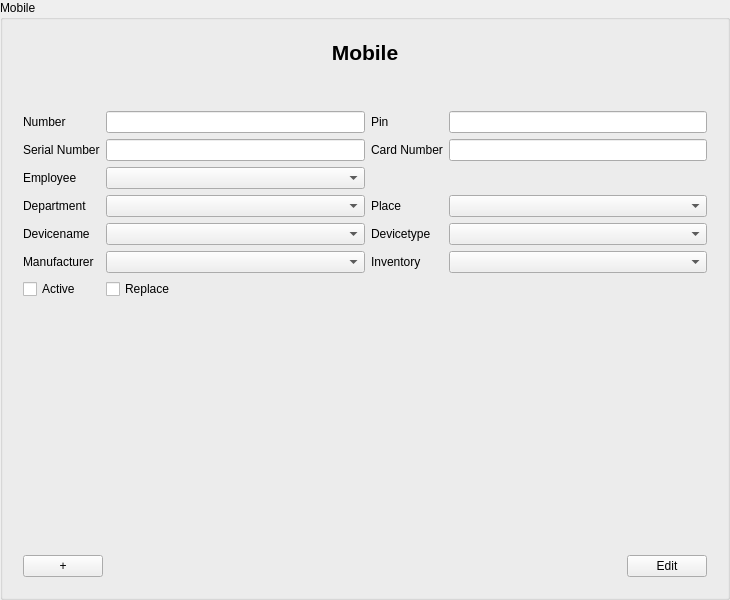
<?xml version="1.0" encoding="UTF-8"?>
<ui version="4.0">
 <class>MobileInputArea</class>
 <widget class="QGroupBox" name="MobileInputArea">
  <property name="geometry">
   <rect>
    <x>0</x>
    <y>0</y>
    <width>730</width>
    <height>600</height>
   </rect>
  </property>
  <property name="windowTitle">
   <string>Mobile</string>
  </property>
  <property name="accessibleName">
   <string>MobileInputDialog</string>
  </property>
  <property name="title">
   <string>Mobile</string>
  </property>
  <layout class="QVBoxLayout" name="verticalLayout_3">
   <item>
    <widget class="QWidget" name="formLayoutWidget" native="true">
     <layout class="QVBoxLayout" name="verticalLayout_2">
      <item>
       <layout class="QVBoxLayout" name="verticalLayout">
        <item>
         <widget class="QLabel" name="label_Header">
          <property name="font">
           <font>
            <pointsize>16</pointsize>
            <weight>75</weight>
            <bold>true</bold>
           </font>
          </property>
          <property name="text">
           <string>Mobile</string>
          </property>
          <property name="alignment">
           <set>Qt::AlignCenter</set>
          </property>
         </widget>
        </item>
       </layout>
      </item>
      <item>
       <spacer name="verticalSpacer">
        <property name="orientation">
         <enum>Qt::Vertical</enum>
        </property>
        <property name="sizeType">
         <enum>QSizePolicy::Preferred</enum>
        </property>
        <property name="sizeHint" stdset="0">
         <size>
          <width>20</width>
          <height>40</height>
         </size>
        </property>
       </spacer>
      </item>
      <item>
       <layout class="QGridLayout" name="gridLayout">
        <item row="3" column="5">
         <widget class="QComboBox" name="comboBox_Place"/>
        </item>
        <item row="4" column="0">
         <widget class="QLabel" name="label_DeviceName">
          <property name="text">
           <string>Devicename</string>
          </property>
          <property name="buddy">
           <cstring>comboBox_DeviceName</cstring>
          </property>
         </widget>
        </item>
        <item row="3" column="0">
         <widget class="QLabel" name="label_Department">
          <property name="text">
           <string>Department</string>
          </property>
          <property name="buddy">
           <cstring>comboBox_Department</cstring>
          </property>
         </widget>
        </item>
        <item row="1" column="5">
         <widget class="QLineEdit" name="lineEdit_CardNumber"/>
        </item>
        <item row="5" column="3">
         <widget class="QLabel" name="label_Inventory">
          <property name="text">
           <string>Inventory</string>
          </property>
          <property name="buddy">
           <cstring>comboBox_Inventory</cstring>
          </property>
         </widget>
        </item>
        <item row="3" column="2">
         <widget class="QComboBox" name="comboBox_Department"/>
        </item>
        <item row="2" column="0">
         <widget class="QLabel" name="label_Employee">
          <property name="text">
           <string>Employee</string>
          </property>
          <property name="buddy">
           <cstring>comboBox_Employee</cstring>
          </property>
         </widget>
        </item>
        <item row="5" column="0">
         <widget class="QLabel" name="label_Manufacturer">
          <property name="text">
           <string>Manufacturer</string>
          </property>
          <property name="buddy">
           <cstring>comboBox_Manufacturer</cstring>
          </property>
         </widget>
        </item>
        <item row="0" column="5">
         <widget class="QLineEdit" name="lineEdit_Pin">
          <property name="clearButtonEnabled">
           <bool>true</bool>
          </property>
         </widget>
        </item>
        <item row="6" column="2">
         <widget class="QCheckBox" name="checkBox_Replace">
          <property name="text">
           <string>Replace</string>
          </property>
         </widget>
        </item>
        <item row="3" column="3">
         <widget class="QLabel" name="label_Place">
          <property name="text">
           <string>Place</string>
          </property>
          <property name="buddy">
           <cstring>comboBox_Place</cstring>
          </property>
         </widget>
        </item>
        <item row="1" column="3">
         <widget class="QLabel" name="label_CardNumber">
          <property name="text">
           <string>Card Number</string>
          </property>
          <property name="buddy">
           <cstring>lineEdit_CardNumber</cstring>
          </property>
         </widget>
        </item>
        <item row="0" column="2">
         <widget class="QLineEdit" name="lineEdit_Number"/>
        </item>
        <item row="0" column="3">
         <widget class="QLabel" name="label_Pin">
          <property name="text">
           <string>Pin</string>
          </property>
          <property name="buddy">
           <cstring>lineEdit_Pin</cstring>
          </property>
         </widget>
        </item>
        <item row="4" column="3">
         <widget class="QLabel" name="label_DeviceType">
          <property name="text">
           <string>Devicetype</string>
          </property>
          <property name="buddy">
           <cstring>comboBox_DeviceType</cstring>
          </property>
         </widget>
        </item>
        <item row="4" column="5">
         <widget class="QComboBox" name="comboBox_DeviceType"/>
        </item>
        <item row="6" column="0">
         <widget class="QCheckBox" name="checkBox_Active">
          <property name="text">
           <string>Active</string>
          </property>
         </widget>
        </item>
        <item row="1" column="0">
         <widget class="QLabel" name="label_SerialNumber">
          <property name="text">
           <string>Serial Number</string>
          </property>
          <property name="buddy">
           <cstring>lineEdit_SerialNumber</cstring>
          </property>
         </widget>
        </item>
        <item row="5" column="2">
         <widget class="QComboBox" name="comboBox_Manufacturer"/>
        </item>
        <item row="0" column="0">
         <widget class="QLabel" name="label_Number">
          <property name="text">
           <string>Number</string>
          </property>
          <property name="buddy">
           <cstring>lineEdit_Number</cstring>
          </property>
         </widget>
        </item>
        <item row="4" column="2">
         <widget class="QComboBox" name="comboBox_DeviceName"/>
        </item>
        <item row="1" column="2">
         <widget class="QLineEdit" name="lineEdit_SerialNumber"/>
        </item>
        <item row="2" column="2">
         <widget class="QComboBox" name="comboBox_Employee"/>
        </item>
        <item row="5" column="5">
         <widget class="QComboBox" name="comboBox_Inventory"/>
        </item>
       </layout>
      </item>
      <item>
       <spacer name="verticalSpacer_2">
        <property name="orientation">
         <enum>Qt::Vertical</enum>
        </property>
        <property name="sizeHint" stdset="0">
         <size>
          <width>20</width>
          <height>40</height>
         </size>
        </property>
       </spacer>
      </item>
      <item>
       <layout class="QHBoxLayout" name="horizontalLayout">
        <item>
         <widget class="QPushButton" name="pushButton_Add">
          <property name="text">
           <string>+</string>
          </property>
         </widget>
        </item>
        <item>
         <spacer name="horizontalSpacer">
          <property name="orientation">
           <enum>Qt::Horizontal</enum>
          </property>
          <property name="sizeHint" stdset="0">
           <size>
            <width>40</width>
            <height>20</height>
           </size>
          </property>
         </spacer>
        </item>
        <item>
         <widget class="QPushButton" name="pushButton_EditFinish">
          <property name="text">
           <string>Edit</string>
          </property>
         </widget>
        </item>
       </layout>
      </item>
     </layout>
    </widget>
   </item>
  </layout>
 </widget>
 <tabstops>
  <tabstop>lineEdit_Number</tabstop>
  <tabstop>lineEdit_Pin</tabstop>
  <tabstop>lineEdit_SerialNumber</tabstop>
  <tabstop>lineEdit_CardNumber</tabstop>
  <tabstop>comboBox_Employee</tabstop>
  <tabstop>comboBox_Department</tabstop>
  <tabstop>comboBox_Place</tabstop>
  <tabstop>comboBox_DeviceName</tabstop>
  <tabstop>comboBox_DeviceType</tabstop>
  <tabstop>comboBox_Manufacturer</tabstop>
  <tabstop>comboBox_Inventory</tabstop>
  <tabstop>checkBox_Active</tabstop>
  <tabstop>checkBox_Replace</tabstop>
  <tabstop>pushButton_Add</tabstop>
  <tabstop>pushButton_EditFinish</tabstop>
 </tabstops>
 <resources/>
 <connections/>
</ui>
